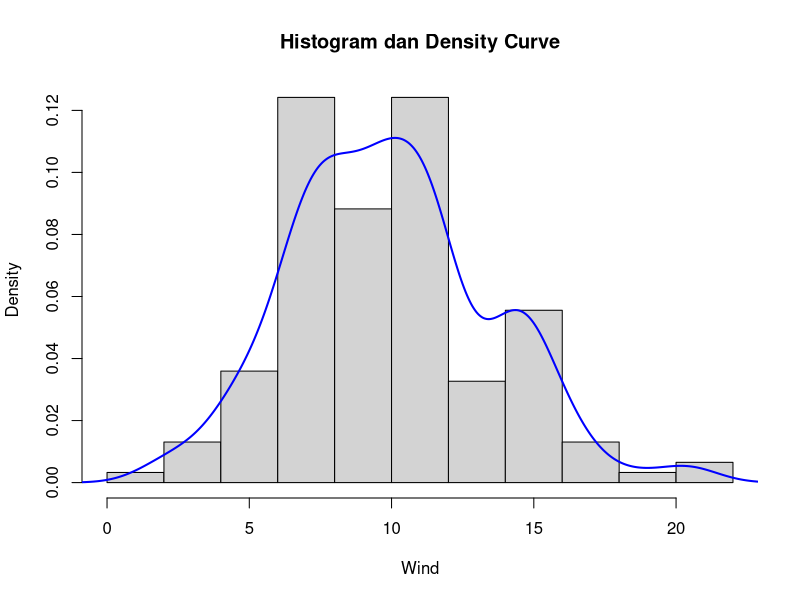
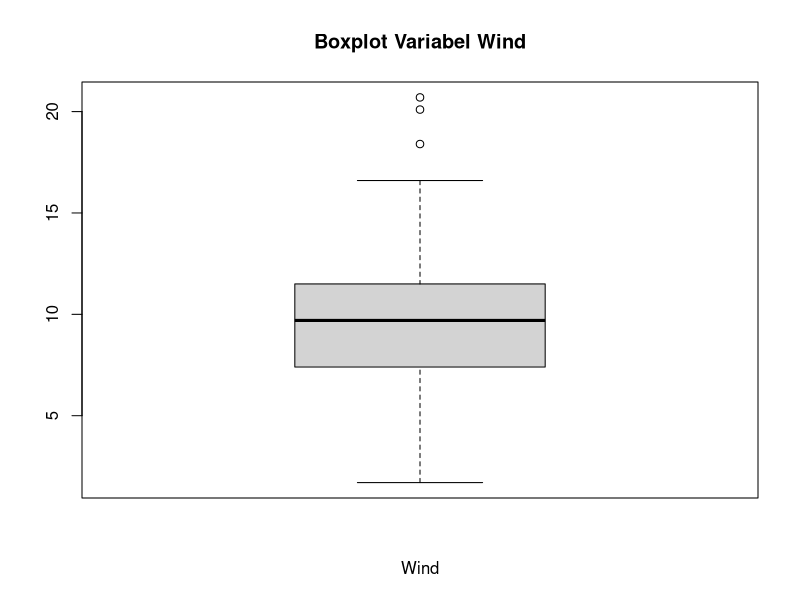
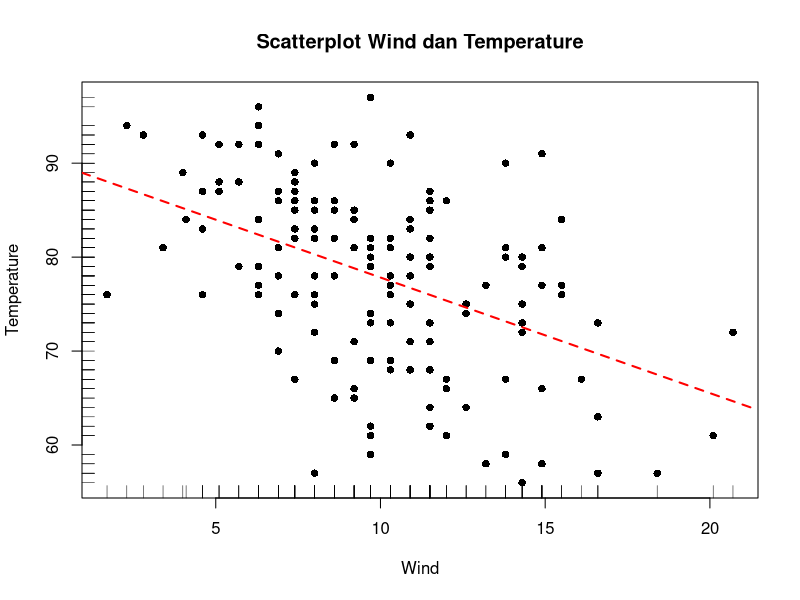

Generate these figures, in order, with R:
#Nama: Fitri Nur Azizah
#Kelas: 3A
#NIM: 3338250002

#1, Masukkan data airquality
library(dplyr)
data(airquality)
airquality

# 2. Histogram Variabel Wind dan Density
# Menghitung estimasi kepadatan
dens <- density(airquality$Wind, na.rm = TRUE)
# Membuat Histogram
hist(airquality$Wind,
     probability = TRUE,
     breaks = 10,
     xlab = "Wind",
     main = "Histogram dan Density Curve")
# Menambahkan garis kepadatan
lines(dens, col = "blue", lwd = 2)

# 3. Boxplot dan Stem and Leaf
# Membuat Boxplot variabel wind
boxplot(airquality$Wind,horiz = TRUE,
        main = "Boxplot Variabel Wind",
        xlab = "Wind")
# Membuat steam and leaf variabel wind
stem(airquality$Wind)

# 4. Scatter Plot 
# Membuat Scatter Plot Wind dan Temperature
plot(airquality$Wind, airquality$Temp,
     main = "Scatterplot Wind dan Temperature",
     xlab = "Wind",
     ylab = "Temperature",
     pch = 16)
# Rug plot pada sumbu x dan y
rug(airquality$Wind)
rug(airquality$Temp, side = 2)
# Garis y = x sebagai acuan
abline(lm(Temp ~ Wind, data = airquality),col = "red",lwd = 2,lty = 2)
